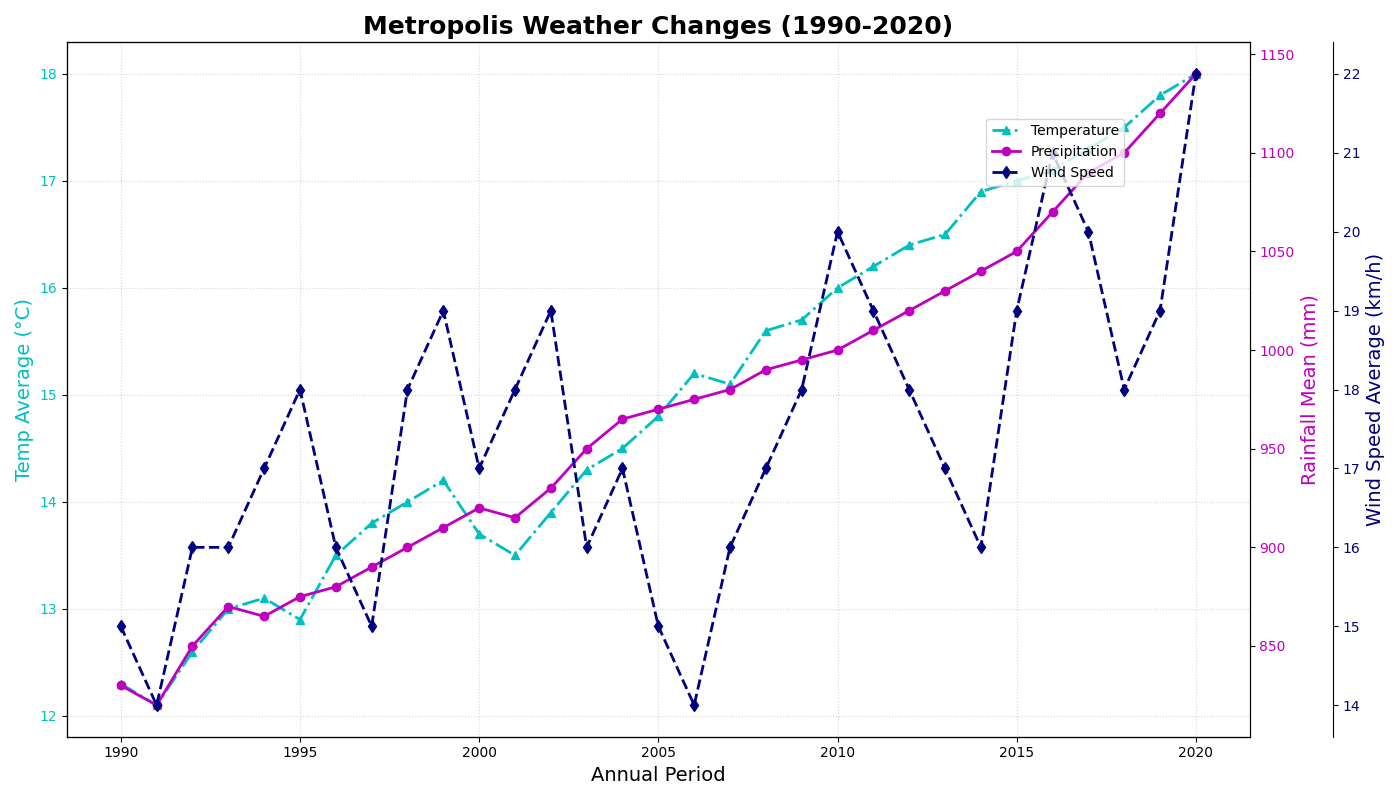

Write the Python code that produced this figure.
import numpy as np
import matplotlib.pyplot as plt

years = np.arange(1990, 2021)

avg_temp = np.array([12.3, 12.1, 12.6, 13.0, 13.1, 12.9, 13.5, 13.8, 14.0,
                     14.2, 13.7, 13.5, 13.9, 14.3, 14.5, 14.8, 15.2, 15.1,
                     15.6, 15.7, 16.0, 16.2, 16.4, 16.5, 16.9, 17.0, 17.1,
                     17.3, 17.5, 17.8, 18.0])
avg_precip = np.array([830, 820, 850, 870, 865, 875, 880, 890, 900, 910,
                       920, 915, 930, 950, 965, 970, 975, 980, 990, 995,
                       1000, 1010, 1020, 1030, 1040, 1050, 1070, 1090,
                       1100, 1120, 1140])
avg_wind_speed = np.array([15, 14, 16, 16, 17, 18, 16, 15, 18, 19,
                           17, 18, 19, 16, 17, 15, 14, 16, 17, 18,
                           20, 19, 18, 17, 16, 19, 21, 20, 18, 19, 22])

fig, ax1 = plt.subplots(figsize=(14, 8))

color = 'c'  # Changed from 'darkorange' to 'c'
ax1.set_title('Metropolis Weather Changes (1990-2020)', fontsize=18, fontweight='bold')
ax1.set_xlabel('Annual Period', fontsize=14)
ax1.set_ylabel('Temp Average (°C)', fontsize=14, color=color)
ax1.plot(years, avg_temp, color=color, linestyle='-.', linewidth=2, marker='^', label='Temperature')
ax1.tick_params(axis='y', labelcolor=color)

ax2 = ax1.twinx()
color = 'm'  # Changed from 'deepskyblue' to 'm'
ax2.set_ylabel('Rainfall Mean (mm)', fontsize=14, color=color)
ax2.plot(years, avg_precip, color=color, linestyle='-', linewidth=2, marker='o', label='Precipitation')
ax2.tick_params(axis='y', labelcolor=color)

ax3 = ax1.twinx()
ax3.spines['right'].set_position(('outward', 60))
color = 'navy'  # Changed from 'seagreen' to 'navy'
ax3.set_ylabel('Wind Speed Average (km/h)', fontsize=14, color=color)
ax3.plot(years, avg_wind_speed, color=color, linestyle='--', linewidth=2, marker='d', label='Wind Speed')
ax3.tick_params(axis='y', labelcolor=color)

ax1.grid(True, linestyle=':', alpha=0.5)  # Changed linestyle
fig.legend(loc='upper right', bbox_to_anchor=(0.9, 0.9), bbox_transform=ax1.transAxes)  # Changed legend location

plt.tight_layout()
plt.show()
